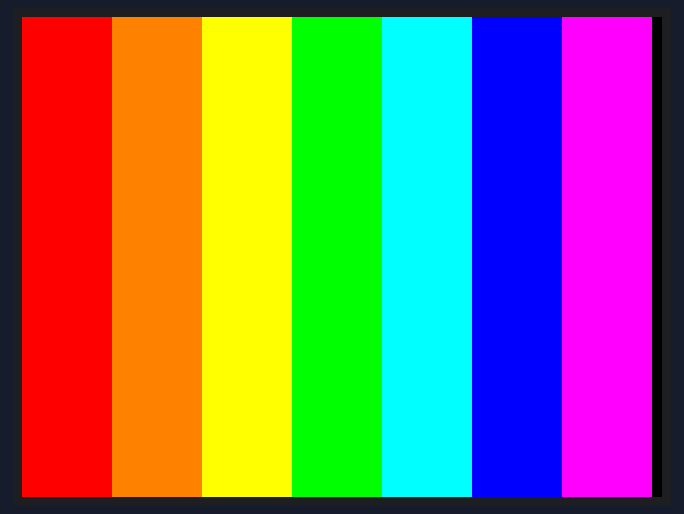
A program run on a simulated Arduino Mega 2560, built with avr-gcc and run on an emulated ATmega2560. Shown: 320×240 colour display.

Above: at 1.6 s.

Measured:
- what the display in image 0 shows lasts 1.0 s, from 1.6 s to 2.6 s

The program:

main.cpp
```cpp
#include <Arduino.h>
#include "Adafruit_ST7789.h"

using namespace std;

// Define Pins for the interface

#define TFT_DC 49
#define TFT_CS 47
#define TFT_RST 48
//#define TFT_SCLK 52 //Hardware SPI pin for SCLK. Any PIN can be used, but it will be slower
//#define TFT_MOSI 51 //Hardware SPI pin for MOSI. Any PIN can be used, but it will be slower

Adafruit_ST7789 tft = Adafruit_ST7789(TFT_CS, TFT_DC, TFT_RST);

// If using the breakout, change pins as desired
//Adafruit_ST7789 tft = Adafruit_ST7789(TFT_CS, TFT_DC, TFT_MOSI, TFT_SCLK, TFT_RST);

//Define color Array for rainbow rectancles

uint16_t rainbow[7] = {ST77XX_RED, ST77XX_ORANGE, ST77XX_YELLOW, ST77XX_GREEN, ST77XX_CYAN,ST77XX_BLUE,ST77XX_MAGENTA};

void setup()
{
  Serial.begin(9600);

  tft.init(240, 320);

  tft.invertDisplay(0); //Uncomment or change to tft.invertDisplay(1) if the colors are inverted
  tft.setRotation(1); //Orientation of the screen

  tft.fillScreen(ST77XX_BLACK);
  tft.setTextColor(ST77XX_WHITE);
  tft.setTextSize(2);

}

void loop(void)
{

  tft.setCursor(80,120);
  tft.print("Hello World");
  delay(1000);
  tft.setCursor(0,0);
  for (int i=0; i<7;i++){
    tft.fillRect(i*45,0,45,240,rainbow[i]);
  }
  delay(1000);
  tft.fillScreen(ST77XX_BLACK);
}
```
